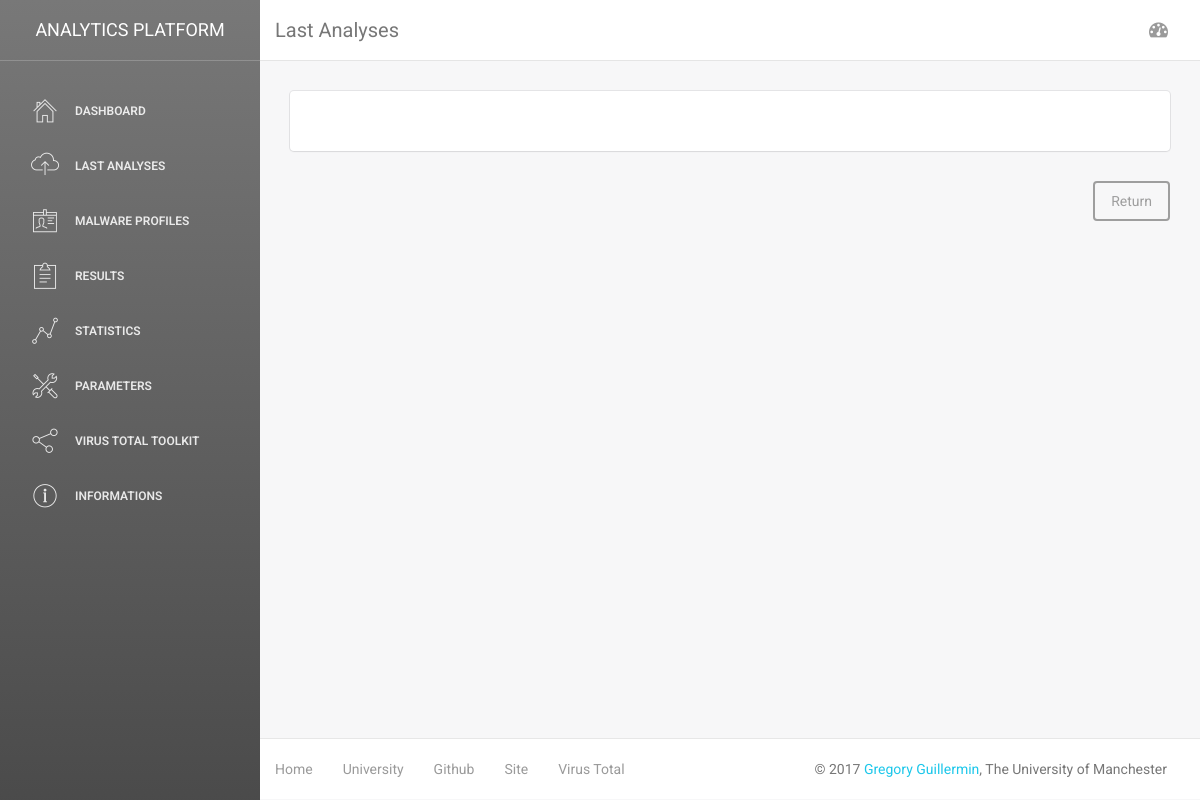
The page /files/ on the database as committed earlier.
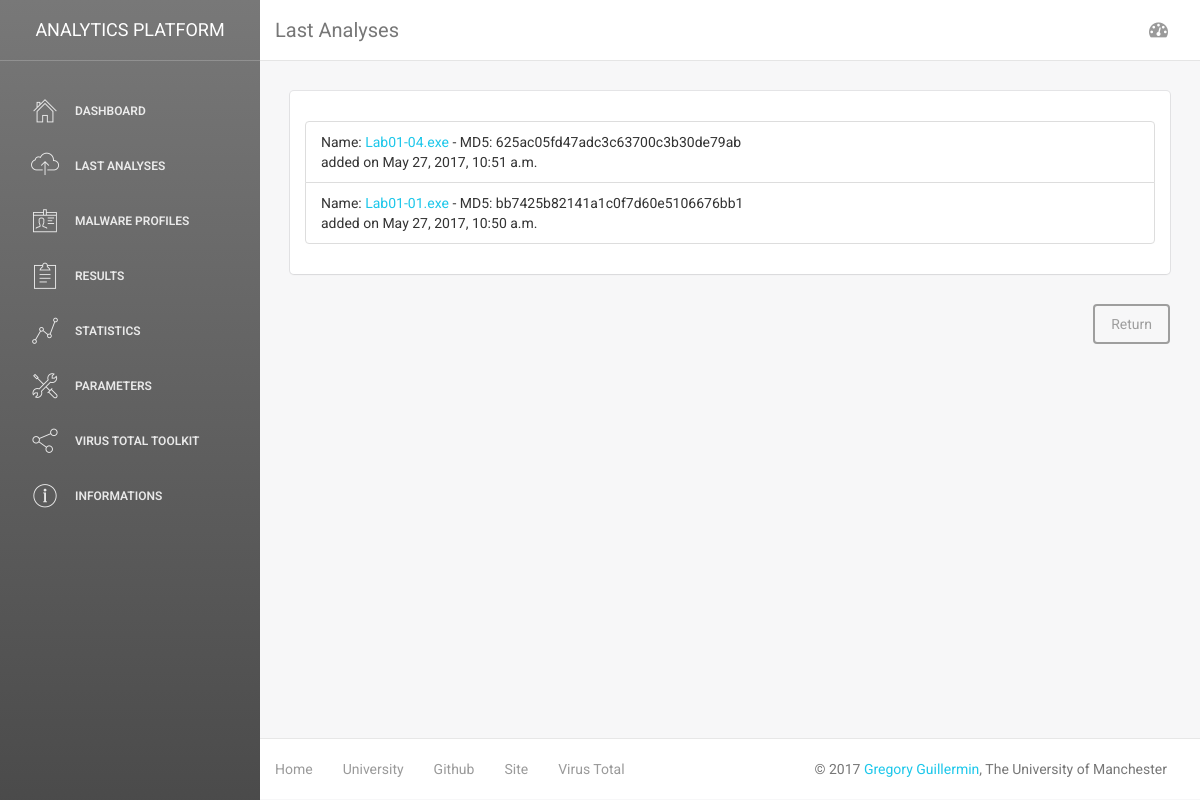
The same page on the database as committed later.
### classification/models.py (models this page shows, shortened)
class File(models.Model):
	name=models.CharField(max_length=150)
	md5=models.CharField(max_length=32, unique=True)
	sha=models.CharField(max_length=64)
	packer=models.CharField(max_length=250, null=True)
	compile_date=models.DateTimeField()
	added_date=models.DateTimeField(auto_now_add=True)
	maliciousness=models.DecimalField(max_digits=3, decimal_places=2, default=0)
	entropy=models.DecimalField(max_digits=4, decimal_places=2, default=0)
	oep=models.IntegerField(default=0)
	def isMalicious(self):
		return self.maliciousness>6
	isMalicious.boolean = True
	isMalicious.short_description = 'Is Malicious?'

### classification/views.py (the view)
# urls.py: url(r'^files/$', views.filesView, name='filesView'),
def filesView(request):
    files = File.objects.all().order_by('-added_date')[:20]
    context={
    'title':"Last Analyses",
    'files':files
    }
    return render(request, 'classification/filesList.html', context)

### classification/templates/classification/filesList.html (shortened to what this page needs)
{% extends 'classification/DashboardStruct.html' %}
{% block body %}
<div class="row">
	<div class="container-fluid">
		<div class="col-md-12">
			<div class="card">
				<div class="header">
				</div>
				<div class="content">
					<ul class="list-group">
						{% for f in files %}
							<li class="list-group-item">
							Name: <a href="{% url 'classification:fileDetails' f.md5 %}">{{f.name}}</a> - MD5: {{f.md5}}
							<br/>
							added on {{f.added_date}}
							</li>
						{% endfor %}
					</ul>
				</div>
			</div>
				<div class="clearfix">
	    			<a href="{% url 'classification:index' %}"><button class="btn btn-default pull-right">Return</button></a>
				</div>
		</div>
	</div>
</div>
{% endblock %}

Rows that differ between the two databases and show on the page:
added File: name "Lab01-04.exe", md5 "625ac05fd47adc3c63700c3b30de79ab", added_date "May 27, 2017, 10:51 a.m."
added File: name "Lab01-01.exe", md5 "bb7425b82141a1c0f7d60e5106676bb1", added_date "May 27, 2017, 10:50 a.m."
